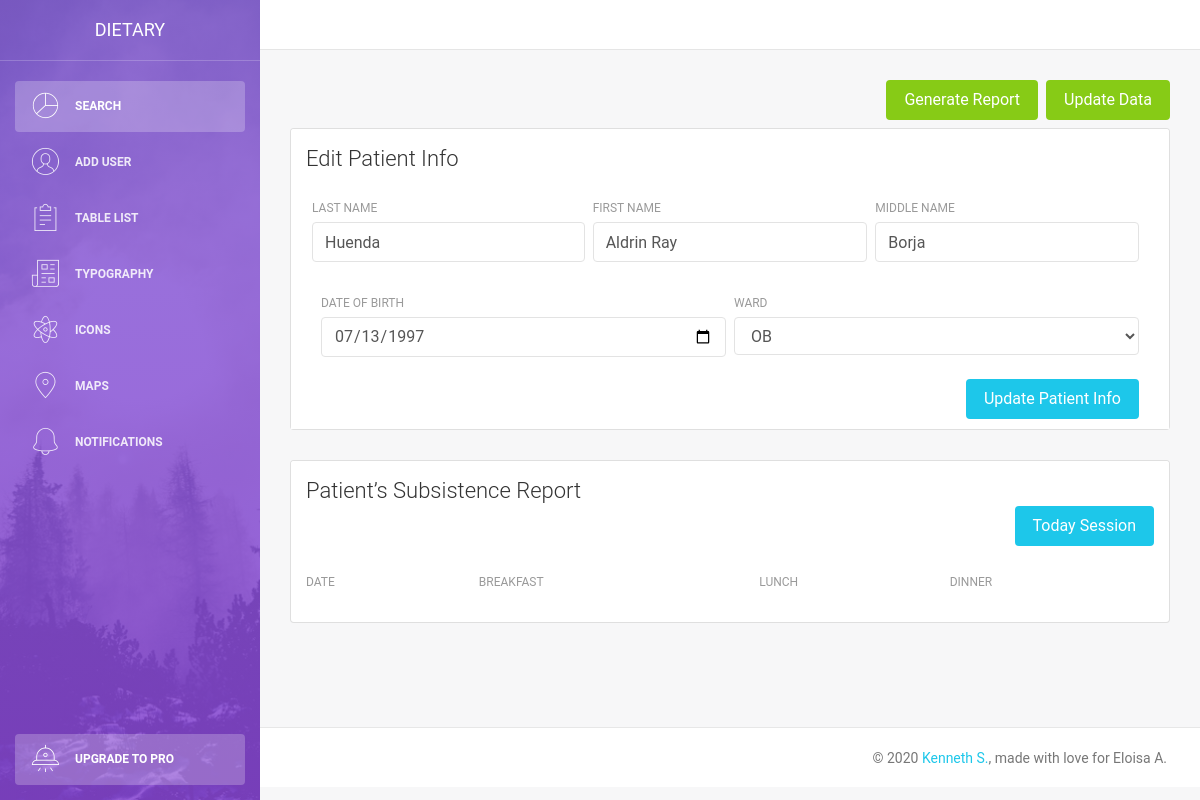
Page /searchList.php?uId=k76xpkcxwm97n8ms61 on the earlier database version.
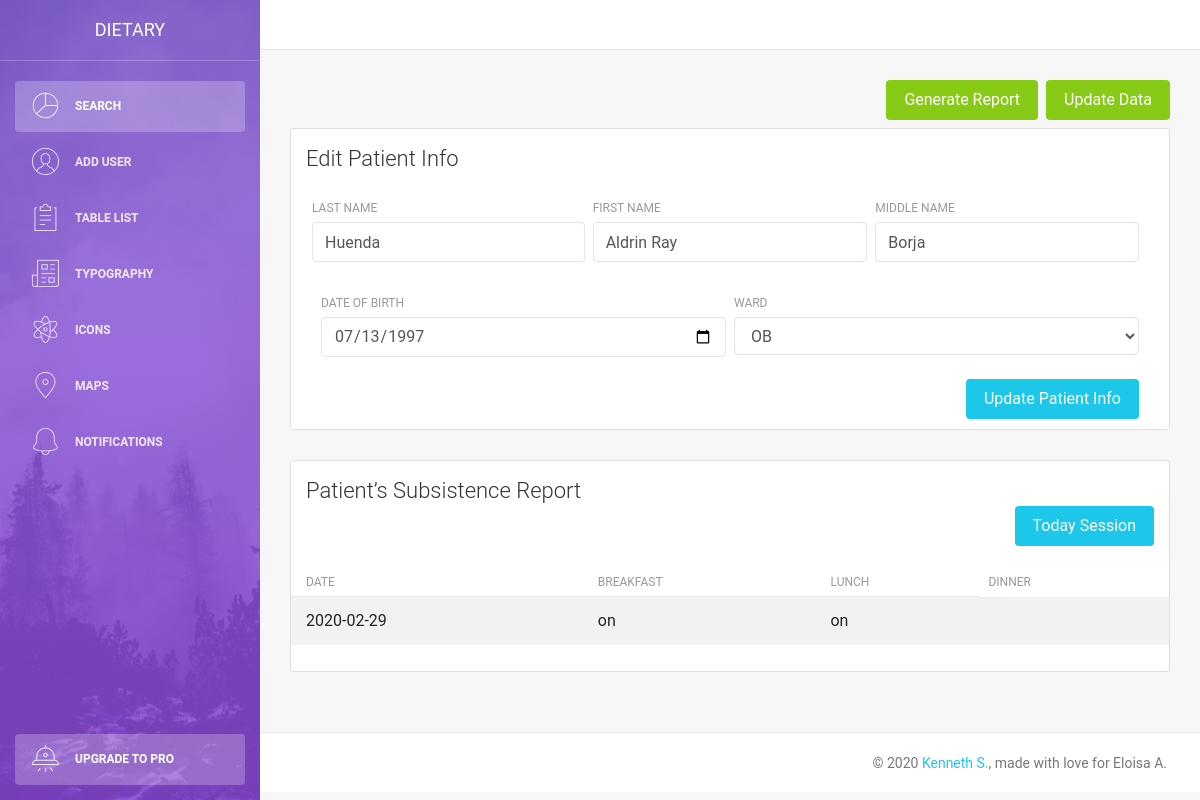
Same page on the later database version.
### tables this page shows
CREATE TABLE `patient` (
  `id` int(12) NOT NULL,
  `uId` varchar(25) NOT NULL,
  `lastName` varchar(255) NOT NULL,
  `firstName` varchar(255) NOT NULL,
  `middleName` varchar(255) NOT NULL,
  `dateOfBirth` date DEFAULT NULL,
  `createdAt` datetime(6) DEFAULT current_timestamp(6),
  `ward` varchar(255) NOT NULL,
  `day01` varchar(255) NOT NULL,
  `day02` varchar(255) NOT NULL,
  `day03` varchar(255) NOT NULL,
  `day04` varchar(255) NOT NULL,
  `day05` varchar(255) NOT NULL,
  `day06` varchar(255) NOT NULL,
  `day07` varchar(255) NOT NULL,
  `day08` varchar(255) NOT NULL,
  `day09` varchar(255) NOT NULL,
  `day10` varchar(255) NOT NULL,
  `day11` varchar(255) NOT NULL,
  `day12` varchar(255) NOT NULL,
  `day13` varchar(255) NOT NULL,
  `day14` varchar(255) NOT NULL,
  `day15` varchar(255) NOT NULL,
  `day16` varchar(255) NOT NULL,
  `day17` varchar(255) NOT NULL,
  `day18` varchar(255) NOT NULL,
  `day19` varchar(255) NOT NULL,
  `day20` varchar(255) NOT NULL,
  `day21` varchar(255) NOT NULL,
  `day22` varchar(255) NOT NULL,
  `day23` varchar(255) NOT NULL,
  `day24` varchar(255) NOT NULL,
  `day25` varchar(255) NOT NULL,
  `day26` varchar(255) NOT NULL,
  `day27` varchar(255) NOT NULL,
  `day28` varchar(255) NOT NULL,
  `day29` varchar(255) NOT NULL,
  `day30` varchar(255) NOT NULL,
  `day31` varchar(255) NOT NULL
);

CREATE TABLE `patientsubsistence` (
  `id` int(12) NOT NULL,
  `pId` varchar(255) NOT NULL,
  `month` varchar(12) DEFAULT NULL,
  `year` varchar(12) DEFAULT NULL,
  `date` date NOT NULL,
  `breakfast` varchar(225) NOT NULL,
  `lunch` varchar(225) NOT NULL,
  `dinner` varchar(225) NOT NULL,
  `day01` varchar(255) DEFAULT NULL,
  `day02` varchar(255) DEFAULT NULL,
  `day03` varchar(255) DEFAULT NULL,
  `day04` varchar(255) DEFAULT NULL,
  `day05` varchar(255) DEFAULT NULL,
  `day06` varchar(255) DEFAULT NULL,
  `day07` varchar(255) DEFAULT NULL,
  `day08` varchar(255) DEFAULT NULL,
  `day09` varchar(255) DEFAULT NULL,
  `day10` varchar(255) DEFAULT NULL,
  `day11` varchar(255) DEFAULT NULL,
  `day12` varchar(255) DEFAULT NULL,
  `day13` varchar(255) DEFAULT NULL,
  `day14` varchar(255) DEFAULT NULL,
  `day15` varchar(255) DEFAULT NULL,
  `day16` varchar(255) DEFAULT NULL,
  `day17` varchar(255) DEFAULT NULL,
  `day18` varchar(255) DEFAULT NULL,
  `day19` varchar(255) DEFAULT NULL,
  `day20` varchar(255) DEFAULT NULL,
  `day21` varchar(255) DEFAULT NULL,
  `day22` varchar(255) DEFAULT NULL,
  `day23` varchar(255) DEFAULT NULL,
  `day24` varchar(255) DEFAULT NULL,
  `day25` varchar(255) DEFAULT NULL,
  `day26` varchar(255) DEFAULT NULL,
  `day27` varchar(255) DEFAULT NULL,
  `day28` varchar(255) DEFAULT NULL,
  `day29` varchar(255) DEFAULT NULL,
  `day30` varchar(255) DEFAULT NULL,
  `day31` varchar(255) DEFAULT NULL
);

### components/patientInfo.php (the view)
<?php
$pId = $_GET['uId'];
$query = "SELECT * FROM patient WHERE uId = '$pId'";
$result = mysqli_query($conn, $query);
if (mysqli_num_rows($result) > 0) {
    while ($row = mysqli_fetch_assoc($result)) {
        echo '
<div class="card-body" id="patientInfo">
    <form method="post" action="action.php">
        <div class="row">
            <input type="hidden" class="form-control" name="pId" id="pId" value="' . $row['uId'] . '" required>
            <div class="col-md-4 pr-1">
                <div class="form-group">
                    <label>Last Name</label>
                    <input type="text" class="form-control" placeholder="Last Name" name="lastName" id="lastName" value="' . $row['lastName'] . '" required>
                </div>
            </div>
            <div class="col-md-4 px-1">
                <div class="form-group">
                    <label>First Name</label>
                    <input type="text" class="form-control" placeholder="First Name" name="firstName" id="firstName" value="' . $row['firstName'] . '" required>
                </div>
            </div>
            <div class="col-md-4 pl-1">
                <div class="form-group">
                    <label>Middle Name</label>
                    <input type="text" class="form-control" placeholder="Middle Name" name="middleName" id="middleName" value="' . $row['middleName'] . '" required>
                </div>
            </div>
        </div>
        <div class="row">
            <div class="col-md-6 pr-1">
                <div class="form-group">
                    <label>Date of Birth</label>
                    <input type="date" class="form-control" placeholder="Date of Birth" name="dateOfBirth" id="dateOfBirth" value="' . $row['dateOfBirth'] . '" required>
                </div>
            </div>
            <div class="col-md-6 pl-1">
                <div class="form-group">
                    <label>Ward</label>
                    <select id="ward" name="ward" class="form-control" required>
                        <option value="' . $row['ward'] . '">' . $row['ward'] . '</option>
                        <option value="General">General</option>
                        <option value="Pedia/Surgery">Pedia/Surgery</option>
                        <option value="OB">OB</option>
                        <option value="Rehy/ISO">Rehy/ISO</option>
                    </select>
                </div>
            </div>
        </div>
        <button type="submit" name="updatePatientBtn" class="btn btn-info btn-fill pull-right ml-3">Update Patient Info</button>
        <div class="clearfix"></div>
    </form>
</div>
';
    }
}

### components/sessionList.php
<?php
$pId = $_GET['uId'];
$query = "SELECT * FROM patientsubsistence WHERE pId = '$pId' ORDER BY date DESC";
$result = mysqli_query($conn, $query);
if (mysqli_num_rows($result) > 0) {
    while ($row = mysqli_fetch_assoc($result)) {
        echo '
        <tr>
            <td>' . $row['date'] . '</td>
            <td>' . $row['breakfast'] . '</td>
            <td>' . $row['lunch'] . '</td>
            <td>' . $row['dinner'] . '</td>
        </tr>
';
    }
}

Differences in the rows shown:
added patientsubsistence: date "2020-02-29", breakfast "on", lunch "on"
